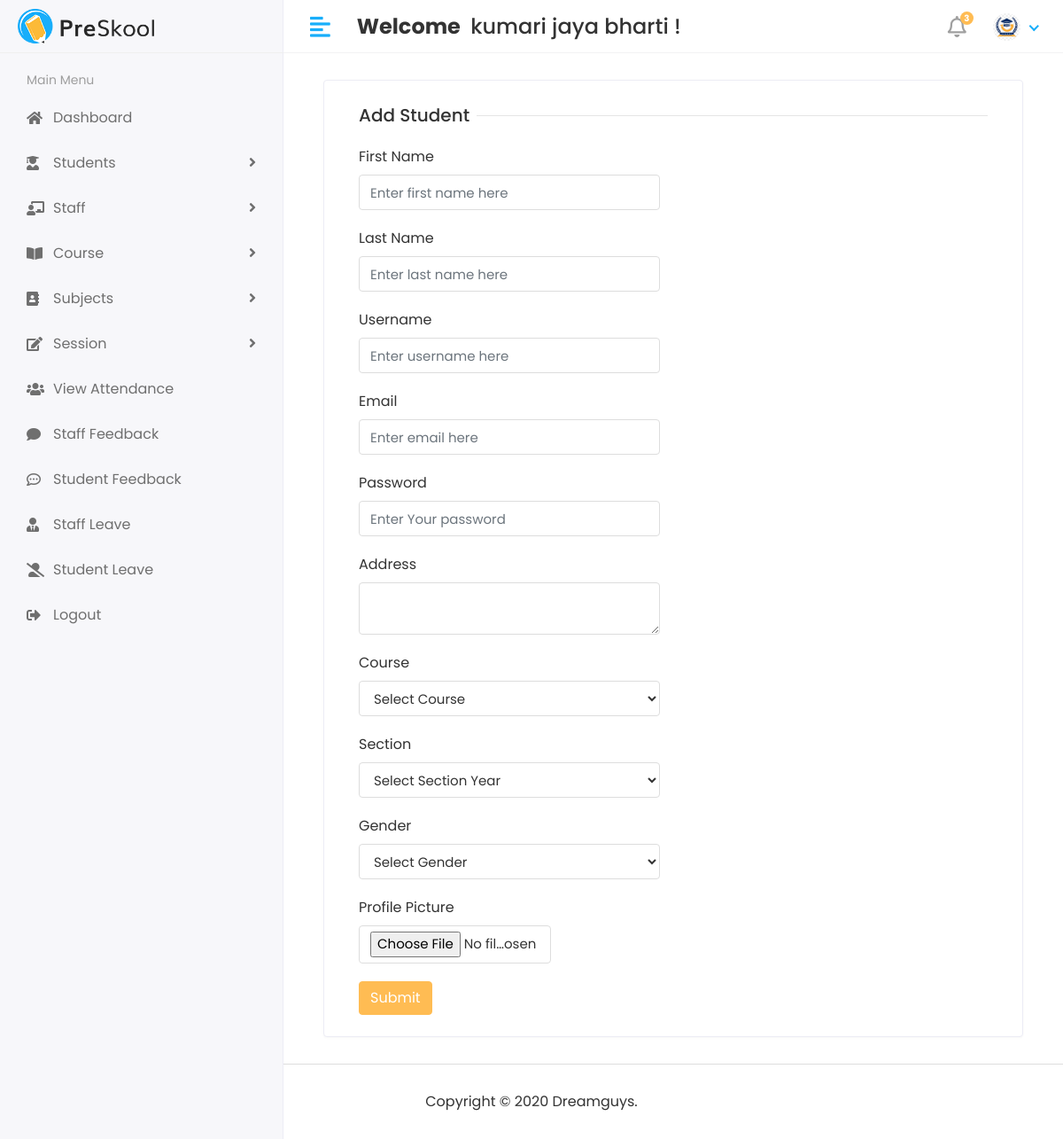
Screenshot of /student (signed in) with the database file from the repository.
### studentapp/models.py (models this page shows)
class CoustamUser(AbstractUser):
    User=(
        (1,'HOD'),
        (2,'STAFF'),
        (3,'STUDENT'),
    )
    user_type=models.CharField(choices=User,max_length=50,default=1)
    profile_pic=models.ImageField(upload_to='Media/profile_pic')

### studentmagmentsystem/Hod_views.py (the view, shortened to what this page needs)
# urls.py: path('student',Hod_views.addstudent,name='student'),
@login_required(login_url='/')
def addstudent(request):
    course=Course.objects.all()
    session_year=Session_Year.objects.all()
    context={
        'course':course,
        'session_year':session_year,
    }
    return render(request,'hod/addstudent.html',context)

### templates/hod/addstudent.html (shortened to what this page needs)
{%extends 'base.html'%}
{%block content%}
    <div class="col-sm-12">
        <div class="card">
            <div class="card-body">
                <form method="post" action="{%url 'student'%}" enctype="multipart/form-data">
                    <div class="col-12">
                        <h5 class="form-title"><span>Add Student</span></h5>
                    </div>
                    <div class="col-12 col-sm-6">
                        <div class="form-group">
                            <label>First Name</label>
                            <input type="text" class="form-control" placeholder="Enter first name here"
                                name="first_name" required>
                        </div>
                    </div>
                    <div class="col-12 col-sm-6">
                        <div class="form-group">
                            <label>Last Name</label>
                            <input type="text" class="form-control" placeholder="Enter last name here" name="last_name" required>
                        </div>
                    </div>
                    <div class="col-12 col-sm-6">
                        <div class="form-group">
                            <label>Username</label>
                            <input type="text" class="form-control" placeholder="Enter username here" name="username" required>
                        </div>
                    </div>
                    <div class="col-12 col-sm-6">
                        <div class="form-group">
                            <label>Email</label>
                            <input type="email" class="form-control" placeholder="Enter email here" name="email" required>
                        </div>
                    </div>
                    <div class="col-12 col-sm-6">
                        <div class="form-group">
                            <label>Password</label>
                            <input type="password" class="form-control" placeholder="Enter Your password"
                                name="password" required>
                        </div>
                    </div>
                    <div class="col-12 col-sm-6">
                        <div class="form-group">
                            <label>Address</label>
                            <textarea class="form-control" name="address" required></textarea>
                        </div>
                    </div>
                        <div class="col-12 col-sm-6">
                            <div class="form-group">
                                <label>Course</label>
                                <select class="form-control" name="course" required>
                                    <option>Select Course</option>
                                </select>
                            </div>
                            </div>
                        <div class="col-12 col-sm-6">
                            <div class="form-group">
                                <label>Section</label>
                                <select class="form-control" name="section_year_id" required>
                                    <option>Select Section Year</option>
                                </select>
                            </div>
                            </div>
                            <div class="col-12 col-sm-6">
                                <div class="form-group">
                                    <label>Gender</label>
                                    <select class="form-control" name="gender" required>
                                        <option>Select Gender</option>
                                    </select>
                                </div>
                            </div>
                            <div class="col-12 col-sm-4">
                                <div class="form-group">
                                    <label>Profile Picture</label>
                                    <input type="file" class="form-control" name="profile_pic" required>
                                </div>
                            </div>
                            <div class="col-12">
                                <button type="submit" class="btn btn-primary">Submit</button>
                            </div>
                </form>
            </div>
        </div>
    </div>
</div>
</div>
{%endblock%}

### templates/includes/header.html (shortened to what this page needs)
{%load static%}
<div class="header">
   <div class="header-left">
      <a href="index.html" class="logo">
         <img src="{% static '/img/logo.png' %}" alt="Logo">
      </a>
   </div>
   <a href="javascript:void(0);" id="toggle_btn">
      <i class="fas fa-align-left"></i>
   </a>
   <div class="top-nav-search mt-3">
      <h4>
         <strong style="text-align:center;">Welcome&nbsp;</strong>&nbsp;<span>{{user.first_name}} {{user.last_name}}</span>&nbsp;!
      </h4>
   </div>
   <ul class="nav user-menu">
      <li class="nav-item dropdown noti-dropdown">
         <a href="#" class="dropdown-toggle nav-link" data-toggle="dropdown">
            <i class="far fa-bell"></i> <span class="badge badge-pill">3</span>
         </a>
      </li>
      <li class="nav-item dropdown has-arrow">
         <a href="#" class="dropdown-toggle nav-link" data-toggle="dropdown">
            {% if user.profile_pic == "" %}
            <span class="user-img"><img class="rounded-circle" src="{%static '/img/image.png' %}" width="31"
                  alt=""></span>
            {%else%}
            <span class="user-img"><img class="rounded-circle" src="/{{user.profile_pic}}" width="31"
                  alt="{{user.first_name}}"></span>
            {%endif%}
         </a>
      </li>
   </ul>
</div>

### static/css/style.css (style rules this page uses)
html { height: 100%; }
body { background-color: #fff; color: #333; font-family: 'Poppins', sans-serif; font-size: 1rem; height: 100%; line-height: 1.5; overflow-x: hidden; }
h1, h2, h3, h4, h5, h6 { font-family: 'Poppins', sans-serif; margin-top: 0; }
.form-control { border: 1px solid #ddd; box-shadow: none; color: #333; font-size: 15px; height: 40px; }
a { color: #009ce7; }
input, button, a { transition: all 0.4s ease; -moz-transition: all 0.4s ease; -o-transition: all 0.4s ease; -ms-transition: all 0.4s ease; -webkit-transition: all 0.4s ease; }
input, input:focus, button, button:focus { outline: none; }
input[type="file"] { height: auto; min-height: calc(1.5em + .75rem + 2px); }
input[type=text], input[type=password] { -webkit-appearance: none; -moz-appearance: none; appearance: none; }
textarea.form-control { resize: vertical; }
.form-group { margin-bottom: 1.25rem; }
ul, ol { padding: 0px; list-style: none; }
.btn-primary { background-color: #FFBC53; border: 1px solid #FFBC53; }
.card { border: 1px solid #ececf5; box-shadow: 0 1px 3px 0 rgba(0, 0, 0, 0.03); margin-bottom: 1.875rem; }
.card-body { padding: 1.5rem; }
.header { background-color: #fff; border-bottom: 1px solid #f3f3f4; left: 0; position: fixed; right: 0; top: 0; z-index: 1001; height: 60px; }
.header .header-left { float: left; height: 60px; padding: 0 20px; position: relative; width: 320px; z-index: 1; transition: all 0.2s ease-in-out; background-color: #f7f7fa; border-bottom: 1px solid #efefef; border-right: 1px solid #ececf5; display: flex; align-items: center; }
.header .header-left .logo { display: inline-block; line-height: 60px; }
.header .header-left .logo img { max-height: 40px; width: auto; }
.header .dropdown-toggle:after { display: none; }
.header .has-arrow .dropdown-toggle:after { border-top: 0; border-left: 0; border-bottom: 2px solid #18aefa; border-right: 2px solid #18aefa; content: ''; height: 8px; display: inline-block; pointer-events: none; -webkit-transform-origin: 66% 66%; -ms-transform-origin: 66% 66%; transform-origin: 66% 66%; -webkit-transform: rotate(45deg); -ms-transform: rotate(45deg); transform: rotate(45deg); -webkit-transition: all 0.15s ease-in-out; transition: all 0.15s ease-in-out; width: 8px; vertical-align: 0px; }
.user-menu { float: right; margin: 0; position: relative; z-index: 99; padding-right: 15px; }
.user-menu.nav > li > a { color: #a0a0a0; font-size: 14px; line-height: 58px; padding: 0 15px; height: 60px; }
.user-img { margin-right: 3px; position: relative; }
.top-nav-search { float: left; margin-left: 15px; }
.user-menu.nav > li > a .badge { background-color: #FFBC53; display: block; font-size: 10px; font-weight: bold; height: 15px; width: 15px; position: absolute; right: 7px; top: 13px; color: #fff; padding: 3px; }
.user-menu.nav > li > a > i { font-size: 1.5rem; line-height: 60px; }
.form-title { width: 100%; max-width: 100%; padding: 0; font-size: 1.25rem; font-weight: 500; line-height: inherit; color: #333; white-space: normal; position: relative; display: block; margin-bottom: 20px; }
.form-title:before { content: ""; position: absolute; left: 0px; right: 0px; height: 1px; top: 50%; background-color: rgba(0, 0, 0, 0.1); }
.form-title span { padding: 0px 0.5rem 0 0; background-color: #fff; display: inline-block; z-index: 2; position: relative; }
@media (min-width: 992px) { #toggle_btn { align-items: center; color: #18aefa; display: inline-flex; float: left; font-size: 26px; height: 60px; justify-content: center; margin-left: 15px; padding: 0 15px; } }

### rows the page displays
CoustamUser: first_name "kumari", last_name "jaya bharti", profile_pic (picture)
